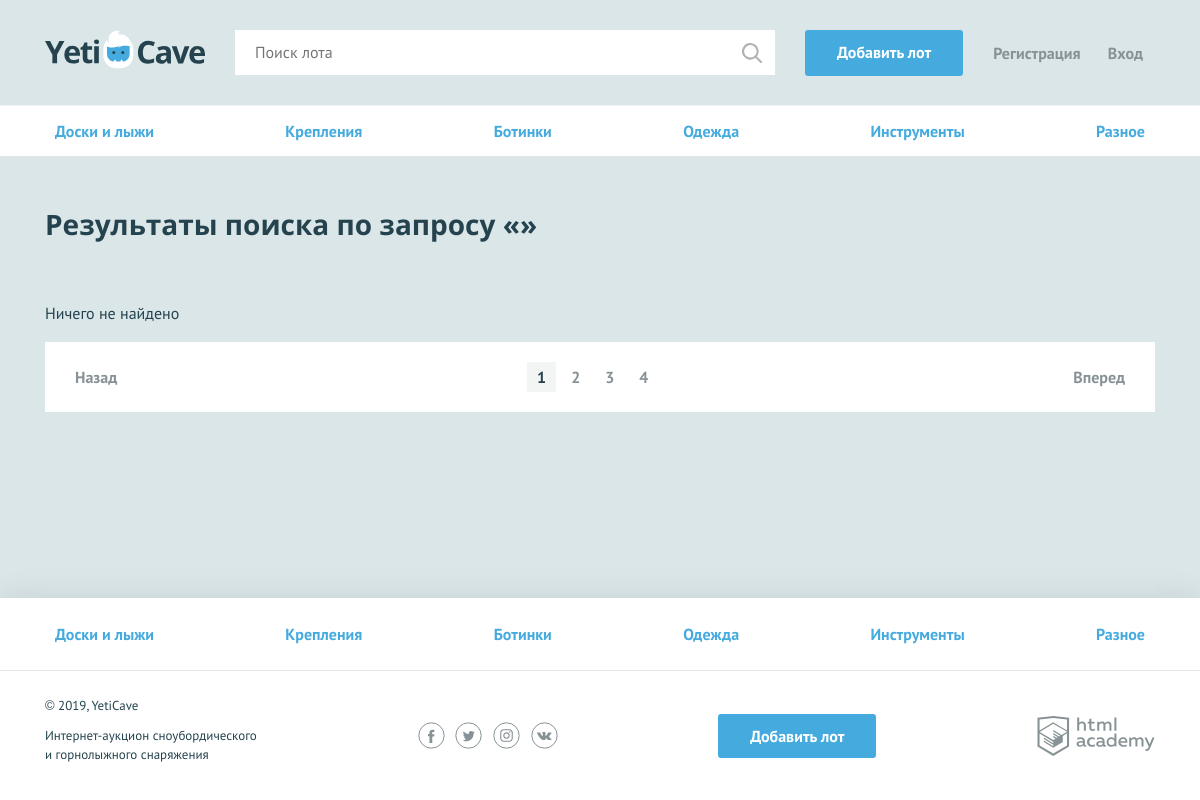
Screenshot of /search.php with the database file from the repository.
### tables this page shows
CREATE TABLE categories (
    id INT PRIMARY KEY AUTO_INCREMENT,
    name_cat VARCHAR(60) NOT NULL UNIQUE,
    code_cat VARCHAR(60) NOT NULL UNIQUE
);

### helpers.php (called while the page is built, shortened)
<?php
function include_template($name, array $data = []) {
    $name = 'templates/' . $name;
    extract($data);
    require $name;
    $result = ob_get_clean();
    return $result;
}

### templates/search.php (the view)
<main>
  <nav class="nav">
    <ul class="nav__list container">
        <?php foreach($categories as $category): ?>
            <li class="nav__item">
                <a href="all-lots.html"><?= $category["name_cat"] ?></a>
            </li>
        <?php endforeach; ?>
    </ul>
  </nav>
  <div class="container">
    <section class="lots">
      <h2>Результаты поиска по запросу «<span><?= $text; ?></span>»</h2>
      <?php if(!empty($cards)): ?>
        <ul class="lots__list">
              <?php foreach ($cards as $card): ?>
                  <li class="lots__item lot">
                      <div class="lot__image">
                          <img src="uploads/<?= $card["image_lot"] ?>" width="350" height="260" alt="<?= htmlspecialchars($card["name_lot"]) ?>">
                      </div>
                      <div class="lot__info">
                          <span class="lot__category"><?= htmlspecialchars($card['name_cat']) ?></span>
                          <h3 class="lot__title"><a class="text-link" href="lot.php?id=<?= $card["id"] ?>"><?= htmlspecialchars($card["name_lot"]) ?></a></h3>
                          <div class="lot__state">
                              <div class="lot__rate">
                                  <span class="lot__amount">Стартовая цена</span>
                                  <span class="lot__cost"><?= htmlspecialchars(set_price($card["price"])) . " ₽" ?></span>
                              </div>
                              <?php $res = set_time_lot(htmlspecialchars($card["dt_end"])) ?>
                              <div class="lot__timer timer <?= (int) $res[0] < 1 ? "timer--finishing" : '' ?>">
                                  <?= "$res[0] : $res[1]"?>
                              </div>
                          </div>
                      </div>
                  </li>
              <?php endforeach; ?>
      </ul>
      <?php else: ?>
          <p>Ничего не найдено</p>
      <?php endif; ?>
    </section>
    <ul class="pagination-list">
      <li class="pagination-item pagination-item-prev"><a>Назад</a></li>
      <li class="pagination-item pagination-item-active"><a>1</a></li>
      <li class="pagination-item"><a href="#">2</a></li>
      <li class="pagination-item"><a href="#">3</a></li>
      <li class="pagination-item"><a href="#">4</a></li>
      <li class="pagination-item pagination-item-next"><a href="#">Вперед</a></li>
    </ul>
  </div>
</main>

### templates/layout.php (shortened to what this page needs)
<!DOCTYPE html>
<html lang="ru">
<head>
    <link href="../css/flatpickr.min.css" rel="stylesheet">
    <link href="../css/normalize.min.css" rel="stylesheet">
    <link href="../css/style.css" rel="stylesheet">
</head>
<body>
<div class="page-wrapper">
<header class="main-header">
    <div class="main-header__container container">
        <a class="main-header__logo">
            <img src="../img/logo.svg" width="160" height="39" alt="Логотип компании YetiCave">
        </a>
        <form class="main-header__search" method="get" action="search.php" autocomplete="off">
            <input type="search" name="search" placeholder="Поиск лота" value="<?= htmlspecialchars($_GET['search'] ?? '') ?>">
            <input class="main-header__search-btn" type="submit" name="find" value="Найти">
        </form>
        <a class="main-header__add-lot button" href="add.php">Добавить лот</a>
        <nav class="user-menu">
            <?php if(isset($_SESSION["user"])): ?>
                <div class="user-menu__logged">
                      <p><?= $_SESSION["user"]["name_user"] ?></p>
                    <a class="user-menu__bets" href="pages/my-bets.html">Мои ставки</a>
                    <a class="user-menu__logout" href="logout.php">Выход</a>
                </div>
            <?php else: ?>
                <ul class="user-menu__list">
                    <li class="user-menu__item">
                        <a href="auth.php">Регистрация</a>
                    </li>
                    <li class="user-menu__item">
                        <a href="login.php">Вход</a>
                    </li>
                </ul>
            <?php endif; ?>
        </nav>
    </div>
</header>
<?= $content ?>
</div>
<footer class="main-footer">
    <nav class="nav">
        <ul class="nav__list container">
            <?php foreach ($categories as $category): ?>
                <li class="nav__item">
                    <a href="pages/all-lots.html"><?= $category["name_cat"] ?></a>
                </li>
            <?php endforeach ?>
        </ul>
    </nav>
    <div class="main-footer__bottom container">
        <div class="main-footer__copyright">
            <p>© 2019, YetiCave</p>
            <p>Интернет-аукцион сноубордического и горнолыжного снаряжения</p>
        </div>
        <div class="main-footer__social social">
            <a class="social__link social__link--facebook" href="#">
            </a>
            <a class="social__link social__link--twitter" href="#">
            </a>
            <a class="social__link social__link--instagram" href="#">
            </a>
            <a class="social__link social__link--vkontakte" href="#">
            </a>
        </div>
        <a class="main-footer__add-lot button" href="add.php">Добавить лот</a>
        <div class="main-footer__developed-by">
            <a class="logo-academy" href="https://htmlacademy.ru/intensive/php">
            </a>
        </div>
    </div>
</footer>
</body>
</html>

### css/style.css (style rules this page uses)
html, body { height: 100%; }
.page-wrapper { display: flex; flex-direction: column; min-height: 100%; margin-bottom: -202px; }
.page-wrapper::after { content: ""; display: block; }
.page-wrapper::after { height: 85px; }
main { margin-bottom: 202px; }
body { min-width: 1140px; background-color: #dbe6e9; font-family: "PT Sans", sans-serif; font-weight: 400; font-size: 16px; line-height: 26px; color: #25434e; }
a { text-decoration: none; }
h2 { margin: 0; font-family: "Open Sans", sans-serif; font-size: 28px; line-height: 35px; font-weight: 700; }
.container { width: 1110px; margin: 0 auto; padding: 0 15px; }
.button { display: block; padding: 9px 32px; background-color: #45abde; color: #ffffff; text-align: center; font-weight: 700; border: none; border-radius: 3px; }
.main-header { padding: 30px 0 29px; border-bottom: 1px solid rgba(255, 255, 255, 0.5); }
.main-header__container { display: -webkit-flex; display: -ms-flexbox; display: flex; -webkit-justify-content: flex-start; -ms-flex-pack: start; justify-content: flex-start; }
.main-header__logo { display: block; margin-right: 30px; }
.main-header__search { position: relative; width: 540px; margin-right: 30px; }
.main-header__search input[type="search"] { width: 100%; padding: 8px 19px 9px 19px; border: 1px solid #ffffff; }
.main-header__search-btn { content: ""; position: absolute; top: 3px; right: 3px; width: 20px; height: 20px; padding: 20px; background: url("../img/search.svg") center no-repeat; opacity: 0.3; border: 0; font-size: 0; }
.main-header__add-lot { max-width: 160px; margin-right: 30px; }
.user-menu__list { display: -webkit-flex; display: -ms-flexbox; display: flex; -webkit-justify-content: space-between; -ms-flex-pack: justify; justify-content: space-between; -webkit-flex-wrap: wrap; -ms-flex-wrap: wrap; flex-wrap: wrap; width: 150px; margin: 0; margin-top: 10px; padding: 0; list-style: none; }
.user-menu__item a { color: #879296; font-weight: 700; }
.user-menu { display: -webkit-flex; display: -ms-flexbox; display: flex; }
.main-footer { background-color: #ffffff; box-shadow: 0 0 30px 0 rgba(0, 0, 0, 0.1); }
.main-footer__bottom { display: -webkit-flex; display: -ms-flexbox; display: flex; -webkit-justify-content: space-between; -ms-flex-pack: justify; justify-content: space-between; -webkit-align-items: center; -ms-flex-align: center; align-items: center; padding: 25px 0; }
.main-footer__copyright { max-width: 212px; }
.main-footer__copyright p { margin: 0; margin-bottom: 11px; font-size: 13px; line-height: 19px; }
.main-footer__social { width: 140px; }
.social { display: -webkit-flex; display: -ms-flexbox; display: flex; -webkit-justify-content: space-between; -ms-flex-pack: justify; justify-content: space-between; -webkit-flex-wrap: wrap; -ms-flex-wrap: wrap; flex-wrap: wrap; }
.social__link { width: 27px; height: 27px; }
.logo-academy { display: block; width: 118px; height: 40px; }
.nav { background-color: #ffffff; border-bottom: 1px solid #e1e6e7; }
.nav__list { display: -webkit-flex; display: -ms-flexbox; display: flex; -webkit-justify-content: space-between; -ms-flex-pack: justify; justify-content: space-between; -webkit-flex-wrap: wrap; -ms-flex-wrap: wrap; flex-wrap: wrap; list-style: none; }
.nav__item a { position: relative; display: block; padding: 12px 10px; font-weight: 700; color: #45abde; }
.nav__item a::before { content: ""; display: none; position: absolute; bottom: 0; width: calc(100% - 20px); height: 3px; background-color: #e2e5e6; }
.main-footer .nav__item a { padding: 23px 10px; }
.lots { padding-top: 50px; }
.lots h2 { padding-bottom: 42px; }
.pagination-list { display: -webkit-flex; display: -ms-flexbox; display: flex; margin: 0; padding: 22px 20px; list-style: none; text-align: center; font-size: 16px; font-weight: 700; background-color: #ffffff; }
.pagination-item { margin-right: 5px; }
.pagination-item a { color: #879296; padding: 5px 10px; }
.pagination-item-prev { margin-right: auto; }
.pagination-item-next { margin-left: auto; margin-right: 0; }
.pagination-item-active a { color: #25434e; background-color: rgba(135, 146, 150, 0.1); }

### rows the page displays
categories: name_cat "Доски и лыжи"
categories: name_cat "Крепления"
categories: name_cat "Ботинки"
categories: name_cat "Одежда"
categories: name_cat "Инструменты"
categories: name_cat "Разное"
